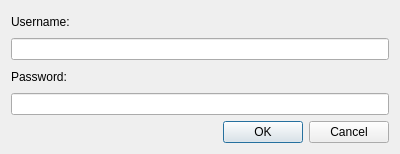
<?xml version="1.0" encoding="UTF-8"?>
<ui version="4.0">
 <class>TeacherLogIn</class>
 <widget class="QDialog" name="TeacherLogIn">
  <property name="geometry">
   <rect>
    <x>0</x>
    <y>0</y>
    <width>400</width>
    <height>154</height>
   </rect>
  </property>
  <property name="windowTitle">
   <string>Dialog</string>
  </property>
  <layout class="QVBoxLayout" name="verticalLayout">
   <item>
    <widget class="QLabel" name="labelUsername">
     <property name="text">
      <string>Username:</string>
     </property>
    </widget>
   </item>
   <item>
    <widget class="QLineEdit" name="username"/>
   </item>
   <item>
    <widget class="QLabel" name="labelPassword">
     <property name="text">
      <string>Password:</string>
     </property>
    </widget>
   </item>
   <item>
    <widget class="QLineEdit" name="password"/>
   </item>
   <item>
    <widget class="QDialogButtonBox" name="buttonBox">
     <property name="orientation">
      <enum>Qt::Horizontal</enum>
     </property>
     <property name="standardButtons">
      <set>QDialogButtonBox::Cancel|QDialogButtonBox::Ok</set>
     </property>
    </widget>
   </item>
  </layout>
 </widget>
 <resources/>
 <connections>
  <connection>
   <sender>buttonBox</sender>
   <signal>accepted()</signal>
   <receiver>TeacherLogIn</receiver>
   <slot>accept()</slot>
   <hints>
    <hint type="sourcelabel">
     <x>248</x>
     <y>254</y>
    </hint>
    <hint type="destinationlabel">
     <x>157</x>
     <y>274</y>
    </hint>
   </hints>
  </connection>
  <connection>
   <sender>buttonBox</sender>
   <signal>rejected()</signal>
   <receiver>TeacherLogIn</receiver>
   <slot>reject()</slot>
   <hints>
    <hint type="sourcelabel">
     <x>316</x>
     <y>260</y>
    </hint>
    <hint type="destinationlabel">
     <x>286</x>
     <y>274</y>
    </hint>
   </hints>
  </connection>
 </connections>
</ui>
